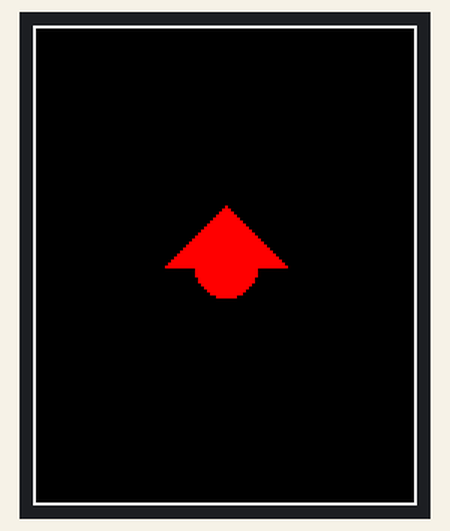
Recording of a sketch running on a simulated ESP8266 (NodeMCU). Parts: 128×160 colour display.

Above: at 0.2 s.

The sketch:

hearttry.ino
```cpp
#include <Adafruit_GFX.h>
#include <Adafruit_ST7735.h>
#include <SPI.h>

#define TFT_CS    D1
#define TFT_RST   D0
#define TFT_DC    D2
#define TFT_MOSI  D7
#define TFT_CLK   D5
#define TFT_BL    3   // En tu caso el pin BL está conectado a 3V
#define TFT_VCC   VIN
#define TFT_GND   GND

Adafruit_ST7735 tft = Adafruit_ST7735(TFT_CS, TFT_DC, TFT_MOSI, TFT_CLK, TFT_RST);

const uint16_t white = 0xFFFF;
const uint16_t black = 0x0000;
const uint16_t red = 0xF800;

void setup() {
  tft.initR(INITR_BLACKTAB);

  tft.setTextWrap(false); // Deshabilitar el ajuste automático de texto
  tft.fillScreen(black);
  tft.drawRect(0, 0, tft.width(), tft.height(), white); // Borde blanco
}

void loop() {
  int corazonSize = 20; // Tamaño del corazón
  int corazonX = tft.width() / 2; // Coordenada X del centro del corazón
  int corazonY = tft.height() / 2; // Coordenada Y del centro del corazón
  int corazonTopX = corazonX; // Coordenada X del vértice superior del corazón
  int corazonTopY = corazonY - corazonSize; // Coordenada Y del vértice superior del corazón
  int corazonLeftX = corazonX - corazonSize; // Coordenada X del vértice izquierdo del corazón
  int corazonRightX = corazonX + corazonSize; // Coordenada X del vértice derecho del corazón

  // Dibujar triángulo izquierdo del corazón
  tft.fillTriangle(corazonLeftX, corazonY, corazonTopX, corazonTopY, corazonX, corazonY, red);

  // Dibujar triángulo derecho del corazón
  tft.fillTriangle(corazonX, corazonY, corazonTopX, corazonTopY, corazonRightX, corazonY, red);

  // Dibujar círculo en el centro del corazón
  tft.fillCircle(corazonX, corazonY, corazonSize / 2, red);

  delay(1000);
}
```
